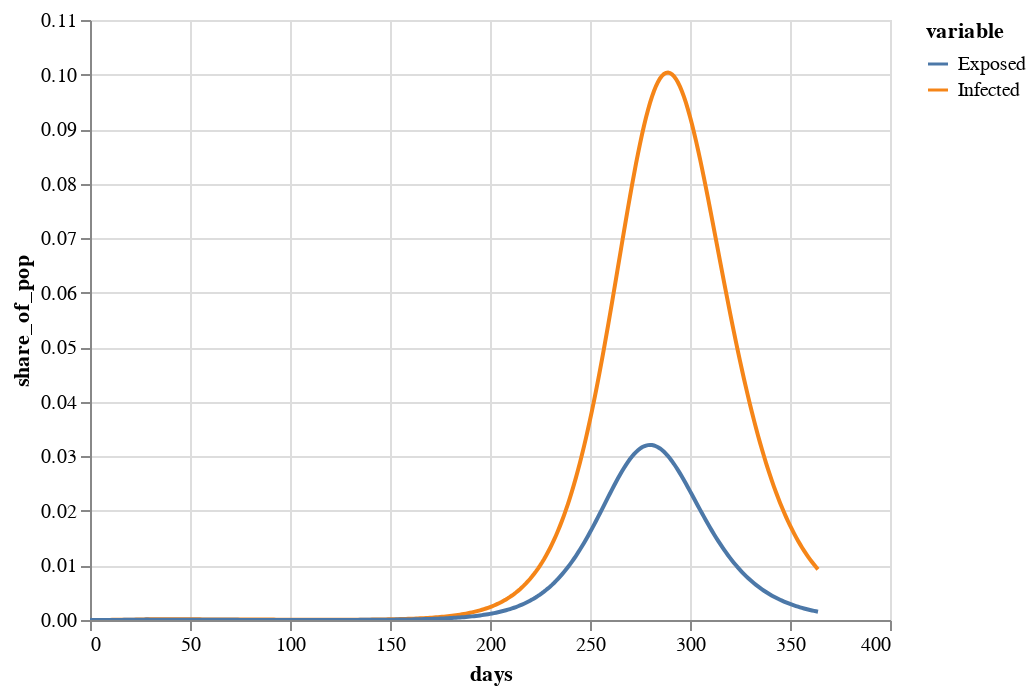

The code cell stored with this chart in its notebook:
### Code cell
alt.Chart(longform[longform["variable"].isin(["Infected","Exposed"])]).mark_line(
    ).encode(x="days:Q",y="share_of_pop:Q",    color='variable',tooltip=['days', 'share_of_pop']).interactive()

### Figure 1 — Vega-Lite specification as saved in the notebook (floating-point values rounded to 4 significant figures; data arrays with more than 128 entries replaced by an {"elided": "..."} marker saying what was removed)
{"config": {"view": {"continuousWidth": 400, "continuousHeight": 300}}, "data": {"name": "data-3ee3bb5d160bec31f5a13a69b5b8cc11"}, "mark": "line", "encoding": {"color": {"type": "nominal", "field": "variable"}, "tooltip": [{"type": "quantitative", "field": "days"}, {"type": "quantitative", "field": "share_of_pop"}], "x": {"type": "quantitative", "field": "days"}, "y": {"type": "quantitative", "field": "share_of_pop"}}, "selection": {"selector014": {"type": "interval", "bind": "scales", "encodings": ["x", "y"]}}, "$schema": "https://vega.github.io/schema/vega-lite/v4.0.0.json", "datasets": {"data-3ee3bb5d160bec31f5a13a69b5b8cc11": {"elided": "730 records"}}}
